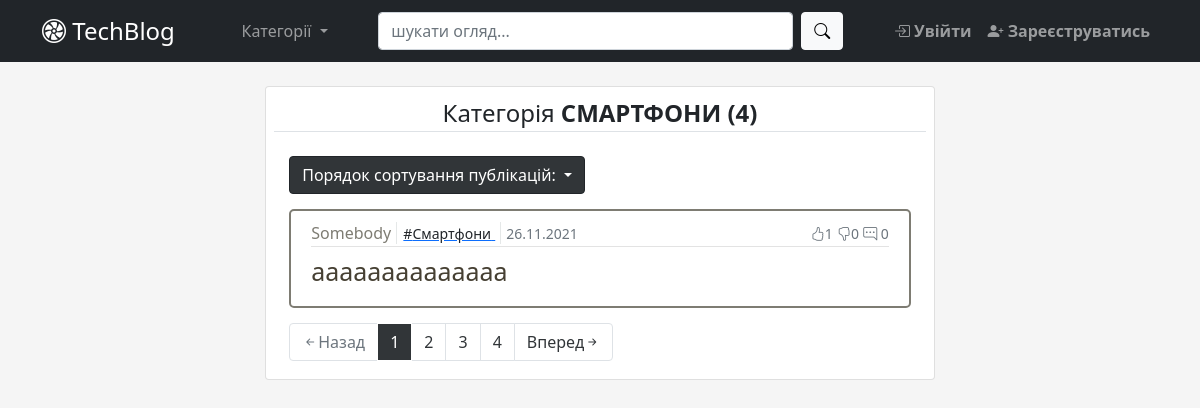
The page /category/1 on the database as committed earlier.
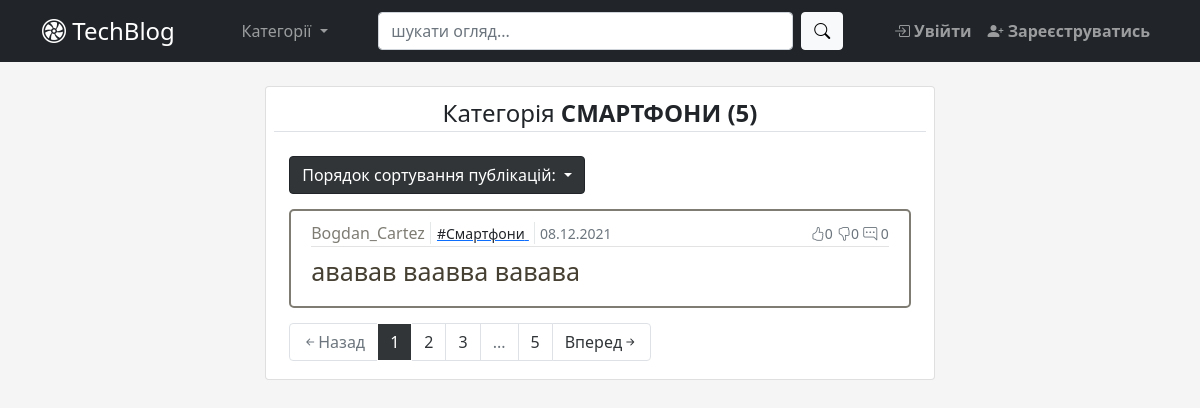
The same page on the database as committed later.
### app/blog/models.py (models this page shows, shortened)
class Post(db.Model):  # type: ignore
    __searchable__ = ['title']
    id = db.Column(db.Integer, primary_key=True)  # type: ignore
    category_id = db.Column(db.Integer, db.ForeignKey('category.id'),
                            nullable=False)  # type: ignore
    user_id = db.Column(db.Integer(), db.ForeignKey('user.id'))  # type: ignore
    title = db.Column(db.String(100), nullable=False)  # type: ignore
    content = db.Column(db.Text)  # type: ignore
    created_at = db.Column(db.DateTime, default=datetime.now)  # type: ignore
    comments = db.relationship('Comment', backref='post_br', lazy=True)
    likes = db.relationship('Like', backref='post_br', lazy=True)
    def total_posts_by_category(self, category_id):
        return Post.query.filter(Post.category_id == category_id).count()
    def total_comments(self):
        return Comment.query.filter(Comment.post_id == self.id).count()
    @hybrid_property
    def total_likes(self):  # type: ignore
        return Like.query.filter(
            Like.post_id == self.id,
            Like.status == True).count()
    @hybrid_property
    def total_dislikes(self):  # type: ignore
        return Like.query.filter(
            Like.post_id == self.id,
            Like.status == False).count()

class Category(db.Model):  # type: ignore
    id = db.Column(db.Integer, primary_key=True)  # type: ignore
    name = db.Column(db.String(25), unique=True, nullable=False)
    category = db.relationship('Post', backref='category_br', lazy=True)

### app/user/models.py (models this page shows, shortened)
class User(db.Model, UserMixin):  # type: ignore
    id = db.Column(db.Integer, primary_key=True)  # type: ignore
    username = db.Column(db.String(30), unique=True, nullable=False)
    email = db.Column(db.String(50), unique=True, nullable=False)
    password = db.Column(db.String(30), nullable=False)
    picture = db.Column(db.String(20), nullable=False,
                        server_default='default.jpg')  # type: ignore
    admin = db.Column(db.Boolean, default=False)  # type: ignore
    comment = db.relationship('Comment', backref='user_br', lazy=True)
    like = db.relationship('Like', backref='user_br', lazy=True)
    posts = db.relationship('Post', backref='user_br', lazy=True)

### app/blog/views.py (the view)
@blog_bp.route('/category/<int:id>')
def posts_by_category(id):
    print("posts_by_category")
    print(id)
    Category.query.get_or_404(id)
    posts, sort_by = handle_posts_view(
        Post.query.filter_by(category_id=id),
        request.args
    )
    print("sort_by==", sort_by)
    return render_template('posts_by_category.html', posts=posts,
                           sort_by=sort_by)

### app/utils.py (called while the page is built)
def sort_posts(posts, sort_by):
    print('sort_posts')
    if sort_by == 'best':
        print('best')
        return posts.order_by(
            (Post.total_likes - Post.total_dislikes).desc(),
            Post.total_likes.desc()
        )
    elif sort_by == 'oldest':
        print('oldest')
        return posts.order_by(Post.created_at.asc())
    else:
        print('newest')
        return posts.order_by(Post.created_at.desc())

def handle_posts_view(posts, request_args):
    page = request_args.get('page', 1, type=int)
    sort_by = request_args.get('sort_by', 'newest', type=str)
    posts = sort_posts(posts, sort_by)
    posts = posts.paginate(page=page, per_page=1)
    return posts, sort_by

### app/blog/templates/blog/posts_by_category.html
{% extends "base.html" %}
{% block main %}
  {% from "_render_field.html" import render_post_item, pagination_block_id, render_sorting_menu_id  %}
  <div class="card p-2" style="margin:auto;width:60%">
      <legend class="border-bottom mb-4" align="center">Категорія
        <b class="text-uppercase">{{posts.items[0].category_br.name}}
          {% if posts.items[0] %}
            ({{posts.items[0].total_posts_by_category(posts.items[0].category_br.id)}})
          {% endif %}
        </b>
      </legend>
      {{ render_sorting_menu_id(posts.items[0].category_br.id) }}
        {% for post in posts.items %}
           {{ render_post_item(post) }}
        {% endfor %}
      {{ pagination_block_id(posts.items[0].category_br.id, posts, sort_by) }}
  </div>
{% endblock main %}

### app/templates/_render_field.html (shortened to what this page needs)
{% macro render_post_item(post) %}
    <article class="media article-section">
    <div class="media-body">
      <div class="article-metadata">
        <a class="author-name separator" href="{{url_for('blog_bp_in.user_posts', id=post.user_br.id)}}">{{ post.user_br.username }}</a>
        <a class="separator" href="{{url_for('blog_bp_in.posts_by_category', id=post.category_br.id)}}">
          <small class="link-dark">#{{ post.category_br.name }}</small>
        </a>
        <small class="text-muted">{{ post.created_at.strftime('%d.%m.%Y') }}</small>
        <div class="align-right">
          <small class="text-muted"><i class="bi bi-hand-thumbs-up"></i>{{post.total_likes}}</small>
          <small class="text-muted"><i class="bi bi-hand-thumbs-down"></i>{{post.total_dislikes}}</small>
          <small class="text-muted"><i class="bi bi-chat-right-dots"></i> {{post.total_comments()}}</small>
        </div>
      </div>
      <h2><a class="article-title" href="{{url_for('blog_bp_in.post_view', post_id=post.id)}}">{{ post.title }}</a></h2>
    </div>
  </article>
{% endmacro %}
{% macro render_sorting_menu_id(id) %}
  <div class="dropdown block-margin">
    <button class="btn btn-dark dropdown-toggle" type="button" data-bs-toggle="dropdown" aria-expanded="false">
      Порядок сортування публікацій:
    </button>
  </div>
{% endmacro %}
{% macro pagination_block_id(id, posts, sort_by) %}
  <ul class="pagination">
     {% if posts.has_prev %}
        <li class="page-item" aria-current="page"><a class="page-link" href="{{ url_for(request.url_rule.endpoint, id=id, sort_by=sort_by, page=posts.page-1) }}"><i class="bi bi-arrow-left-short"></i>Назад</a></li>
     {% else %}
        <li class="page-item disabled" aria-current="page"><a class="page-link"><i class="bi bi-arrow-left-short"></i>Назад</a></li>
     {% endif %}
     {% for page_num in posts.iter_pages(left_edge=1, right_edge=1, left_current=2, right_current=3) %}
        {% if page_num %}
          {% if posts.page == page_num %}
              <li class="page-item active" aria-current="page"><a class="page-link" href="{{ url_for(request.url_rule.endpoint, id=id, sort_by=sort_by, page=page_num) }}">{{ page_num }}</a></li>
          {% else %}
              <li class="page-item"><a class="page-link" href="{{ url_for(request.url_rule.endpoint, id=id, sort_by=sort_by, page=page_num) }}">{{ page_num }}</a></li>
          {% endif %}
        {% else %}
           <li class="page-item disabled"> <a class="page-link"> ... </a></li>
        {% endif %}
     {% endfor %}
     {% if posts.has_next %}
        <li class="page-item" aria-current="page"><a class="page-link" href="{{ url_for(request.url_rule.endpoint, id=id, sort_by=sort_by, page=posts.page+1) }}">Вперед<i class="bi bi-arrow-right-short"></i></a></li>
     {% else %}
        <li class="page-item disabled" aria-current="page"><a class="page-link">Вперед<i class="bi bi-arrow-right-short"></i></a></li>
     {% endif %}
  </ul>
{% endmacro %}

Rows that differ between the two databases and show on the page:
no longer on this page (row unchanged): Post: user_br.username "Somebody", category_br.name "Смартфони", created_at "26.11.2021", total_likes "1", total_dislikes "0", total_comments "0", title "aaaaaaaaaaaaaa"
added Post: user_br.username "Bogdan_Cartez", category_br.name "Смартфони", created_at "08.12.2021", total_likes "0", total_dislikes "0", total_comments "0", title "ававав ваавва вавава"
Other text that changed with them:
{{ posts.items[0].total_posts_by_category(posts.items[0].category_br.id) }}: "4" → "5"
new list line: "5"
list line gone: "4"
